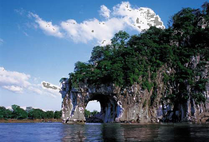
#> input picture shadow_img.png, 209 x 142 px, shrunk from 500 x 339 before the run
$ python simple_image_enhancement.py shadow_img.png
#> lines starting #> are read from the running program, lines starting #| are printed output that depends on the picture; after the words box and inside, x2 and y2 are one past the last pixel; in counts of white or black regions, pixels touching at a corner belong together
import cv2
import numpy as np
import math
import sys
if len(sys.argv) != 2:
    print("Usage: python part1.py input_img.jpg")
    sys.exit(1)
input_image_path = sys.argv[1]
img = cv2.imread(input_image_path)
#> img is the input picture: shape (142, 209, 3); mean B, G, R 123.5, 104.8, 86.2
# img1 = cv2.imread('C:/Users/Atharv/OneDrive/Desktop/ref.jfif')
img = cv2.cvtColor(img, cv2.COLOR_BGR2RGB)
img = np.float32(img)
img = img/255.0
rows = img.shape[0]
cols = img.shape[1]
shp=(rows, cols, 3)
iv=np.zeros(shp)

#converting to hsi
def gethsi(im):
    hsi=np.zeros(shp)
    a = np.array([[1/3,1/3,1/3],[-1*math.sqrt(6)/6,-1*math.sqrt(6)/6,math.sqrt(6)/3],[1/math.sqrt(6),-1*2/math.sqrt(6),0]])
    for i in range(0,im.shape[0]):
        for j in range(0,im.shape[1]):
            iv[i][j] = np.matmul(a,im[i][j].reshape((3,1))).reshape(3)
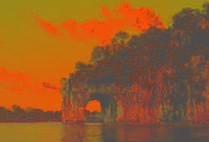
#> iv: shape (142, 209, 3) float64; mean R, G, B 0.411, 0.0897, -0.197; drawn with min black and max white

    for i in range(0,im.shape[0]):
        for j in range(0,im.shape[1]):
            v1 = iv[i][j][1]
            v2 = iv[i][j][2]
            if v1 == 0:
                h = 0
            else:
                h = math.atan(v2/v1)
            s = math.sqrt((v1*v1) + (v2*v2))
            hsi[i][j][0],hsi[i][j][1],hsi[i][j][2] = h,s,iv[i][j][0]
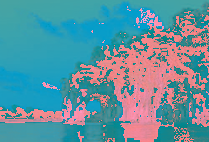
#> hsi: shape (142, 209, 3) float64; mean R, G, B -0.392, 0.231, 0.411; drawn with min black and max white
    return hsi

hsi = gethsi(img)/[math.pi/2,1.0,1.0]
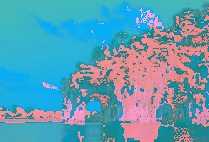
#> hsi: shape (142, 209, 3) float64; mean R, G, B -0.249, 0.231, 0.411; drawn with min black and max white

#r-map generation
r1=np.zeros((rows, cols))
for i in range(rows):
    for j in range(cols):
        r1[i][j]=(1+hsi[i][j][0])/(1+hsi[i][j][2])
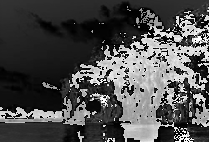
#> r1: shape (142, 209) float64; min 0, max 1.99, mean 0.6; drawn with min black and max white

mr1=np.min(r1)
#> mr1 = 0
mxr1=np.max(r1)
#> mxr1 = 1.99
#scaling the r-map
for i in range(rows):
    for j in range(cols):
        r1[i][j]=(r1[i][j]-mr1)*(255/mxr1)

def compute_otsu_criteria(im, th):
    """Otsu's method to compute criteria."""
#> called with th = 0
    # create the thresholded image
    thresholded_im = np.zeros(im.shape)
    thresholded_im[im >= th] = 1

    # compute weights
    nb_pixels = im.size
    nb_pixels1 = np.count_nonzero(thresholded_im)
    weight1 = nb_pixels1 / nb_pixels
    weight0 = 1 - weight1

    # if one of the classes is empty, eg all pixels are below or above the threshold, that threshold will not be considered
    # in the search for the best threshold
    if weight1 == 0 or weight0 == 0:
        return np.inf

    # find all pixels belonging to each class
    val_pixels1 = im[thresholded_im == 1]
    val_pixels0 = im[thresholded_im == 0]

    # compute variance of these classes
    var1 = np.var(val_pixels1) if len(val_pixels1) > 0 else 0
    var0 = np.var(val_pixels0) if len(val_pixels0) > 0 else 0

    return weight0 * var0 + weight1 * var1

im = r1
# testing all thresholds from 0 to the maximum of the image
threshold_range = range(int(np.max(im))+1)
criterias = [compute_otsu_criteria(im, th) for th in threshold_range]
#> call 3 of compute_otsu_criteria, with th = 2
#> in compute_otsu_criteria (call 3), `thresholded_im[im >= th] = 1`:
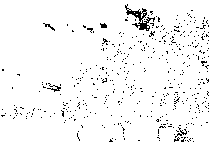
#> thresholded_im: shape (142, 209) float64; values 0 (black) and 1 (white), 95.9% white; black in thin lines or dots
#> in compute_otsu_criteria (call 3), `nb_pixels1 = np.count_nonzero(thresholded_im)`: nb_pixels1 = 28467
#> in compute_otsu_criteria (call 3), `weight1 = nb_pixels1 / nb_pixels`: weight1 = 0.959
#> in compute_otsu_criteria (call 3), `weight0 = 1 - weight1`: weight0 = 0.0408
#> in compute_otsu_criteria (call 3), `val_pixels0 = im[thresholded_im == 0]`: val_pixels0 = 1211 values, max 2 at index 751, min 0 at index 15, mean 0.787
#> in compute_otsu_criteria (call 3), `var1 = np.var(val_pixels1) if len(val_pixels1) > 0 else 0`: var1 = 6592.1
#> in compute_otsu_criteria (call 3), `var0 = np.var(val_pixels0) if len(val_pixels0) > 0 else 0`: var0 = 0.478
#> in compute_otsu_criteria (call 39), `thresholded_im[im >= th] = 1`:
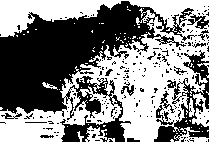
#> thresholded_im: shape (142, 209) float64; values 0 (black) and 1 (white), 50.9% white; 204 black regions (187 under 20 px), largest, box (x1, y1, x2, y2) and area: (0, 1, 197, 142) 11532, (154, 50, 209, 142) 1577, (187, 14, 209, 29) 154
#> in compute_otsu_criteria (call 39), `nb_pixels1 = np.count_nonzero(thresholded_im)`: nb_pixels1 = 15114
#> in compute_otsu_criteria (call 39), `weight1 = nb_pixels1 / nb_pixels`: weight1 = 0.509
#> in compute_otsu_criteria (call 39), `weight0 = 1 - weight1`: weight0 = 0.491
#> in compute_otsu_criteria (call 39), `val_pixels1 = im[thresholded_im == 1]`: val_pixels1 = 15114 values, max 255 at index 4112, min 38.01 at index 4140, mean 134.4
#> in compute_otsu_criteria (call 39), `val_pixels0 = im[thresholded_im == 0]`: val_pixels0 = 14564 values, max 38 at index 2945, min 0 at index 237, mean 17.02
#> in compute_otsu_criteria (call 39), `var1 = np.var(val_pixels1) if len(val_pixels1) > 0 else 0`: var1 = 6018.9
#> in compute_otsu_criteria (call 39), `var0 = np.var(val_pixels0) if len(val_pixels0) > 0 else 0`: var0 = 121.4
#> in compute_otsu_criteria (call 40), `thresholded_im[im >= th] = 1`:
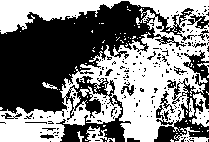
#> thresholded_im: shape (142, 209) float64; values 0 (black) and 1 (white), 49.6% white; 92 white regions (84 under 20 px), largest, box (x1, y1, x2, y2) and area: (0, 0, 209, 142) 13640, (192, 93, 209, 127) 315, (85, 126, 115, 142) 204
#> in compute_otsu_criteria (call 40), `nb_pixels1 = np.count_nonzero(thresholded_im)`: nb_pixels1 = 14729
#> in compute_otsu_criteria (call 40), `weight1 = nb_pixels1 / nb_pixels`: weight1 = 0.496
#> in compute_otsu_criteria (call 40), `weight0 = 1 - weight1`: weight0 = 0.504
#> in compute_otsu_criteria (call 40), `val_pixels1 = im[thresholded_im == 1]`: val_pixels1 = 14729 values, max 255 at index 3847, min 39.01 at index 2836, mean 136.9
#> in compute_otsu_criteria (call 40), `val_pixels0 = im[thresholded_im == 0]`: val_pixels0 = 14949 values, max 39 at index 13907, min 0 at index 255, mean 17.57
#> in compute_otsu_criteria (call 40), `var1 = np.var(val_pixels1) if len(val_pixels1) > 0 else 0`: var1 = 5929.5
#> in compute_otsu_criteria (call 40), `var0 = np.var(val_pixels0) if len(val_pixels0) > 0 else 0`: var0 = 129.8
#> criterias = 256 items, first 6: inf, 6428.7, 6323.1, 6240.6, 6138.5, 6031.6

# best threshold is the one minimizing the Otsu criteria
best_threshold = threshold_range[np.argmin(criterias)]
#> best_threshold = 112
best_threshold

# shadow map generation
s=np.zeros((rows, cols))
for i in range(rows):
    for j in range(cols):
        s[i][j]=1
        if(r1[i][j]>best_threshold):
            s[i][j]=0

# shadow image generation
shadow_img=cv2.imread(input_image_path)
for i in range (rows):
    for j in range(cols):
        if(s[i][j]==0):
            shadow_img[i][j][0]*=0.6
            shadow_img[i][j][1]*=0.6
            shadow_img[i][j][2]*=0.6

gray_image = cv2.cvtColor(img, cv2.COLOR_RGB2GRAY)

# [6 lines left out: function gaussian, not called in this run]

def bilateral_filter(image, diameter, sigma_color, sigma_space):
#> called with diameter = 7, sigma_color = 20, sigma_space = 20
    output = np.zeros_like(image, dtype=np.float64)

    pad_size = diameter // 2
    padded_image = cv2.copyMakeBorder(image, pad_size, pad_size, pad_size, pad_size, cv2.BORDER_CONSTANT)
    # Here, we calculate the padding size required for the image based on the filter diameter.
    # We pad the input image using cv2.copyMakeBorder to ensure that we can apply the filter to pixels near the image borders.
    # The cv2.BORDER_CONSTANT flag specifies that we want to pad with a constant value (typically zero).

    color_coeff = -0.5 / (sigma_color ** 2)
    space_coeff = -0.5 / (sigma_space ** 2)
    # These lines compute coefficients used in the bilateral filter.
    # color_coeff and space_coeff are precomputed constants based on the provided sigma_color and sigma_space values.
    # They will be used to calculate color and spatial similarity weights later in the filter.

    for y in range(pad_size, padded_image.shape[0] - pad_size):
        for x in range(pad_size, padded_image.shape[1] - pad_size):
            center_pixel = padded_image[y, x]
            filtered_value = 0.0
            normalization = 0.0
            for j in range(-pad_size, pad_size + 1):
                for i in range(-pad_size, pad_size + 1):
                    current_pixel = padded_image[y + j, x + i]
                    color_diff = center_pixel - current_pixel
                    color_similarity = np.exp(color_coeff * color_diff ** 2)
                    # Within these loops, we calculate the color difference between the current pixel and the center pixel.
                    # We then compute the color similarity based on the color difference using the Gaussian function defined earlier.

                    spatial_diff = np.sqrt(i ** 2 + j ** 2)
                    spatial_similarity = np.exp(space_coeff * spatial_diff ** 2)
                    # We also calculate the spatial difference between the current pixel and
                    # the center pixel's position and compute the spatial similarity based on
                    # this difference using the Gaussian function.

                    weight = color_similarity * spatial_similarity
                    filtered_value += current_pixel * weight
                    normalization += weight
                    # We calculate the weight for the current pixel by multiplying the color and spatial similarities.
                    # We then update the filtered value by multiplying the current pixel's value with this weight
                    # and update the normalization factor by adding the weight.

            output[y - pad_size, x - pad_size] = filtered_value / normalization

    return output

diameter = 7
sigma_color = 20
sigma_space = 20
filtered_image = bilateral_filter(gray_image, diameter, sigma_color, sigma_space) #reduces noise

'''This function takes three arguments:

bi_im: The input image on which edge detection is to be performed.
vertical_filter: The vertical edge detection filter/kernel.
horizontal_filter: The horizontal edge detection filter/kernel.'''
def detect_edges(bi_im, vertical_filter, horizontal_filter):
        kernel_width = vertical_filter.shape[0]//2
        grad_ = np.zeros(bi_im.shape)
        # Here, kernel_width is calculated as half the height of the vertical_filter, assuming that the filter is square.
        # grad_ is initialized as an array of zeros with the same shape as the input image bi_im.
        # This array will store the gradient magnitude at each pixel location.

        bi_im = np.pad(bi_im, pad_width= ([kernel_width, ], [kernel_width, ]),
        # This line pads the input image bi_im with zeros on all sides.
        # The amount of padding is determined by kernel_width, ensuring that the convolution operation can be applied to
        # all pixels without going out of bounds.

        mode= 'constant', constant_values= (0, 0))

        for i in range(kernel_width, bi_im.shape[0] - kernel_width):
            for j in range(kernel_width, bi_im.shape[1] - kernel_width):
                x = bi_im[i - kernel_width: i + kernel_width + 1, j - kernel_width: j + kernel_width + 1]
                # Here, x is a local region (window) from the padded image, which corresponds to the same size as the vertical_filter.
                x = x.flatten() * vertical_filter.flatten()
                sum_x = x.sum()
                # This code flattens both x and the vertical_filter, element-wise multiplies them, and then calculates the sum.
                # This is effectively performing convolution between the x region and the vertical_filter.
                y = bi_im[i - kernel_width: i + kernel_width + 1, j - kernel_width: j + kernel_width + 1]
                y = y.flatten() * horizontal_filter.flatten()
                sum_y = y.sum()
                # This code does the same as above but for y and the horizontal_filter.

                grad_[i - kernel_width][j - kernel_width] = np.sqrt(sum_x**2 + sum_y**2)
        bi_im = grad_
        return bi_im

vertical_filter = np.array([[1, 0, -1],[2, 0, -2],[1, 0, -1]]) # SobelY operator
horizontal_filter = np.array([[1, 2, 1],[0, 0, 0],[-1, -2, -1]]) # SobelX operator
edge_map=detect_edges(filtered_image, vertical_filter, horizontal_filter) # we pass the bilateral filtered image in the function

# line draft generation
ld=np.zeros((rows, cols))
for i in range(rows):
    for j in range(cols):
        ld[i][j]=1
        if(edge_map[i][j]>0.3): # Threshold selected as 0.3
            ld[i][j]=0

imglab = cv2.cvtColor(img, cv2.COLOR_RGB2LAB) #conversion to LAB space
L, A, B = cv2.split(imglab)
neutral_lightness = np.full_like(L, np.median(L))  #neutral lightness channel generation
chromatic_map = cv2.merge((neutral_lightness, A, B)) #chromatic_map generation
c_m = cv2.cvtColor(chromatic_map, cv2.COLOR_LAB2BGR) #reverting to BGR space

rho = 0.2
enhanced_si = np.zeros_like(shadow_img, dtype=np.uint8)

for x in range(shadow_img.shape[0]):
    for y in range(shadow_img.shape[1]):
        cm_color = c_m[x, y]

        enhancement_factor = 1 + np.tanh(rho * (np.mean(cm_color) - 128)) / 2

        enhanced_channel = shadow_img[x, y] * enhancement_factor
        enhanced_channel = np.clip(enhanced_channel, 0, 255).astype(np.uint8)

        enhanced_si[x, y] = enhanced_channel

# alpha=2.5
# beta=5
# adjusted = cv2.convertScaleAbs(enhanced_si, alpha=alpha, beta=beta)
def saturation_correction(im, s_scale):
    h_s_i=cv2.cvtColor(im, cv2.COLOR_BGR2HSV_FULL)
    # [6 lines of commented-out code are left out]
    h, s, i = cv2.split(h_s_i)
    s = np.clip(s * s_scale, 0, 255).astype(np.uint8)
    adjusted_hsi_image = cv2.merge((h, s, i))

    return cv2.cvtColor(adjusted_hsi_image, cv2.COLOR_HSV2BGR_FULL)

adjusted=saturation_correction(enhanced_si, 2.5)
adjusted = np.clip(adjusted * 2.5, 0, 255).astype(np.uint8)

final=adjusted
for i in range(0, rows):
    for j in range(0, cols):
        if(ld[i][j]==0):
            final[i][j][0]*=0.2
            final[i][j][1]*=0.2
            final[i][j][2]*=0.2

output_image_filename = f"Artistic_rendered_image"
cv2.imwrite(output_image_filename, final)

$ run again, on style_transfer_without_floyed.png
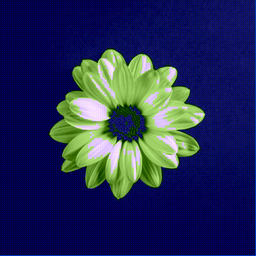
#> input picture style_transfer_without_floyed.png, 256 x 256 px, shrunk from 612 x 612 before the run
#> img is the input picture: shape (256, 256, 3); mean B, G, R 86.7, 43.6, 34.7
#> after the loop `for i in range(rows):`:
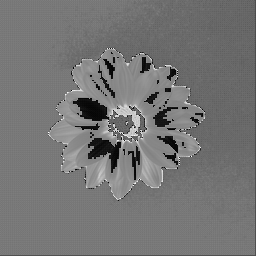
#> r1: shape (256, 256) float64; min 0, max 1.93, mean 0.886; drawn with min black and max white
#> mr1 = 0
#> mxr1 = 1.93
#> in compute_otsu_criteria (call 31), `thresholded_im[im >= th] = 1`:
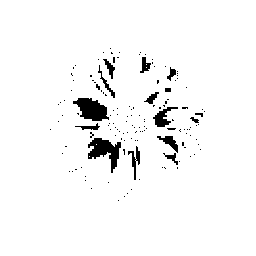
#> thresholded_im: shape (256, 256) float64; values 0 (black) and 1 (white), 96.3% white; 139 black regions (124 under 20 px), largest, box (x1, y1, x2, y2) and area: (88, 138, 121, 173) 546, (73, 98, 109, 121) 529, (153, 107, 178, 127) 214
#> nb_pixels1 = 63095
#> weight0 = 0.0372
#> val_pixels0 = 2441 values, max 29.98 at index 1279, min 0 at index 1889, mean 15.03
#> var1 = 296.9
#> var0 = 41.23
#> criterias = 256 items, first 6: inf, 684.1, 679.4, 674.6, 669, 659.9
#> best_threshold = 69
